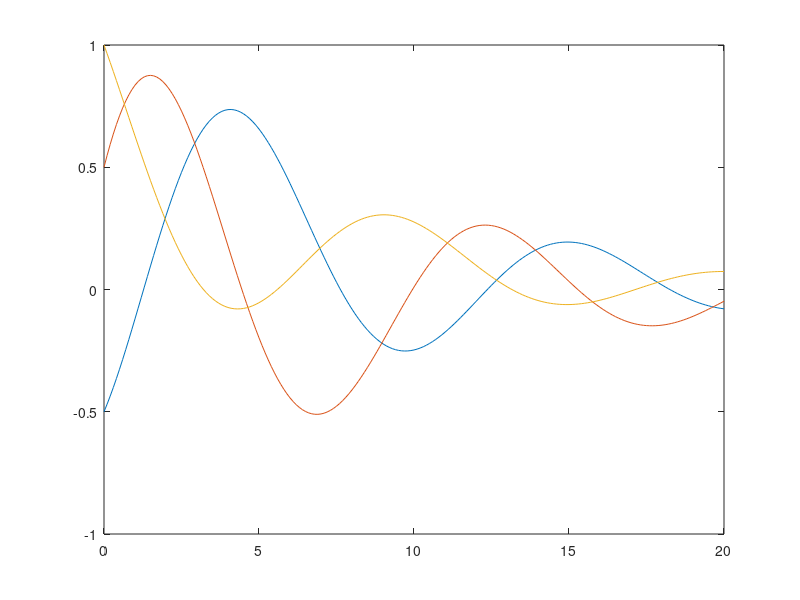
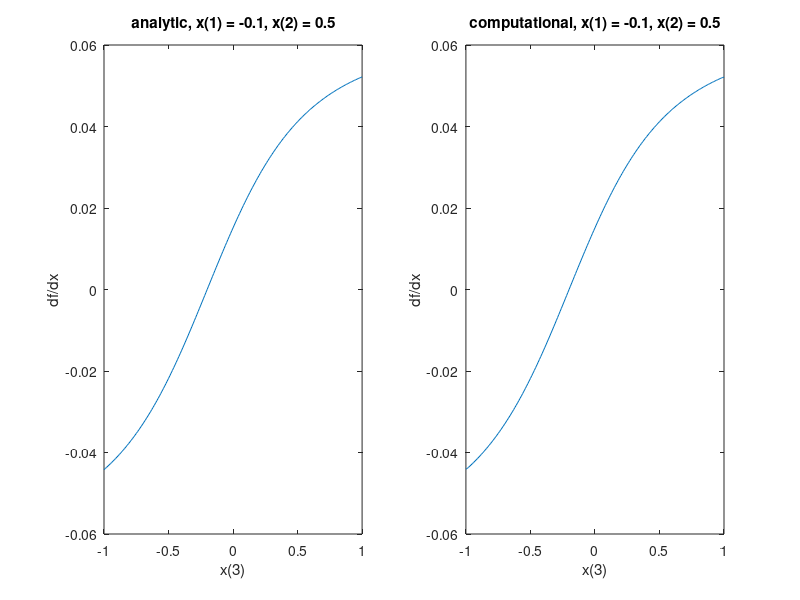

These charts were generated, in order, by the following MATLAB code:
%% UQ sensitivity homework
% problem 1
% local sensitivity - adjoint method

x = [-0.5 0.5 1]';
B = [-0.1 0.5 0.0;-0.5 -0.1 0.3;0.0 -0.3 -0.2];
A_inv = expm(B);

t = 0.0:0.1:20;
y = zeros(3,length(t));
for i=1:length(t)
    y(:,i) = expm(B*t(i))*x;
end

figure();
plot(t,y(1,:)); hold on
plot(t,y(2,:)); 
plot(t,y(3,:));

f = sqrt(sum(y(:,end).^2));


%%
x_range = -1:0.1:1;
t_f = 20;
f = zeros(length(x_range),length(x_range),length(x_range));

for i=1:length(x_range)
    for j=1:length(x_range)
        for k=1:length(x_range)
            x=[x_range(i), x_range(j), x_range(k)];
            y_f = expm(B*t_f)*x';
            f(i,j,k) = sqrt(sum(y_f.^2));
        end
    end
end
        

%% UQ sensitivity homework
% problem 1
% local sensitivity - adjoint method
clear; clc;

B = [-0.1 0.5 0.0;-0.5 -0.1 0.3;0.0 -0.3 -0.2];
x_range = -1:0.01:1;    % the range of one x component
t_f = 20;               % final time 
y_f = zeros(3,length(x_range));
df_dy = zeros(3,length(x_range));
f   = zeros(1,length(x_range));

for i=1:length(x_range)
    x(1) = -0.1;  % discretize only one element of x
    x(2) = 0.5;         % while two others are fixed
    x(3) = x_range(i);
    
    y_f(:,i) = expm(B*t_f)*x';  % calculate y 
    f(i) = sqrt(sum(y_f(:,i).^2));
    
    % compute df/dy from analytic derivation
    df_dy(:,i) = y_f(:,i) * f(i)^(-1);
    df_dx(:,i) = df_dy(:,i)'*expm(B*t_f);
end

% numerical computation of df/dx
df_dx2 = zeros(1,length(x_range));
df_dx2(2:end-1) = (f(3:end) - f(1:end-2)) / (x_range(3)-x_range(1));
df_dx2(1) = (f(2) - f(1)) / (x_range(2) - x_range(1));
df_dx2(end) = (f(end) - f(end-1)) / (x_range(end) - x_range(end-1));


figure();
subplot(1,2,1); plot(x_range, df_dx(3,:));
xlabel('x(3)');    ylabel('df/dx');
title('analytic, x(1) = -0.1, x(2) = 0.5');
hold on
subplot(1,2,2); plot(x_range, df_dx2);
xlabel('x(3)');    ylabel('df/dx');
title('computational, x(1) = -0.1, x(2) = 0.5');



